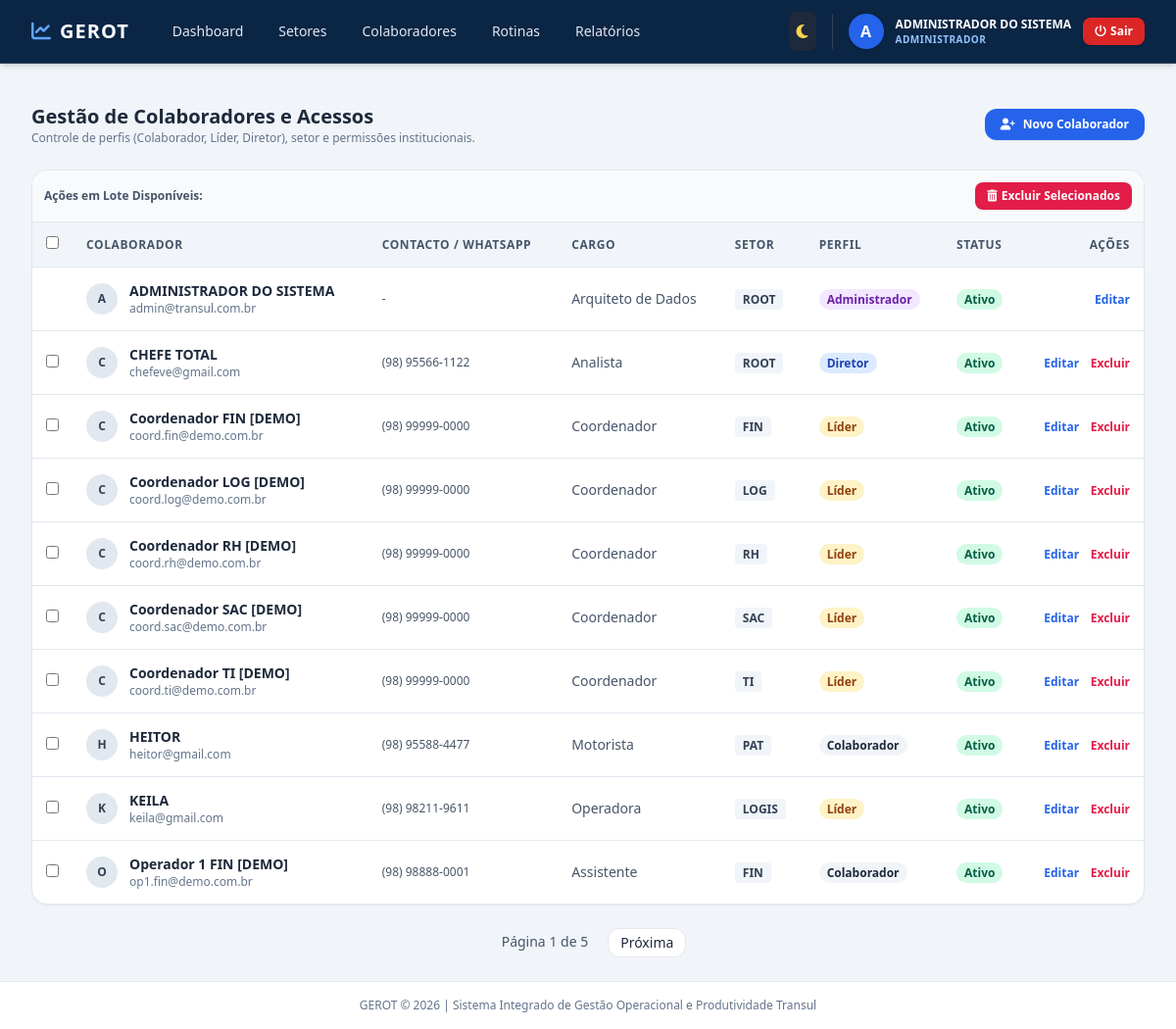
/admin/usuarios (signed in), run on an earlier commit of the app's database.
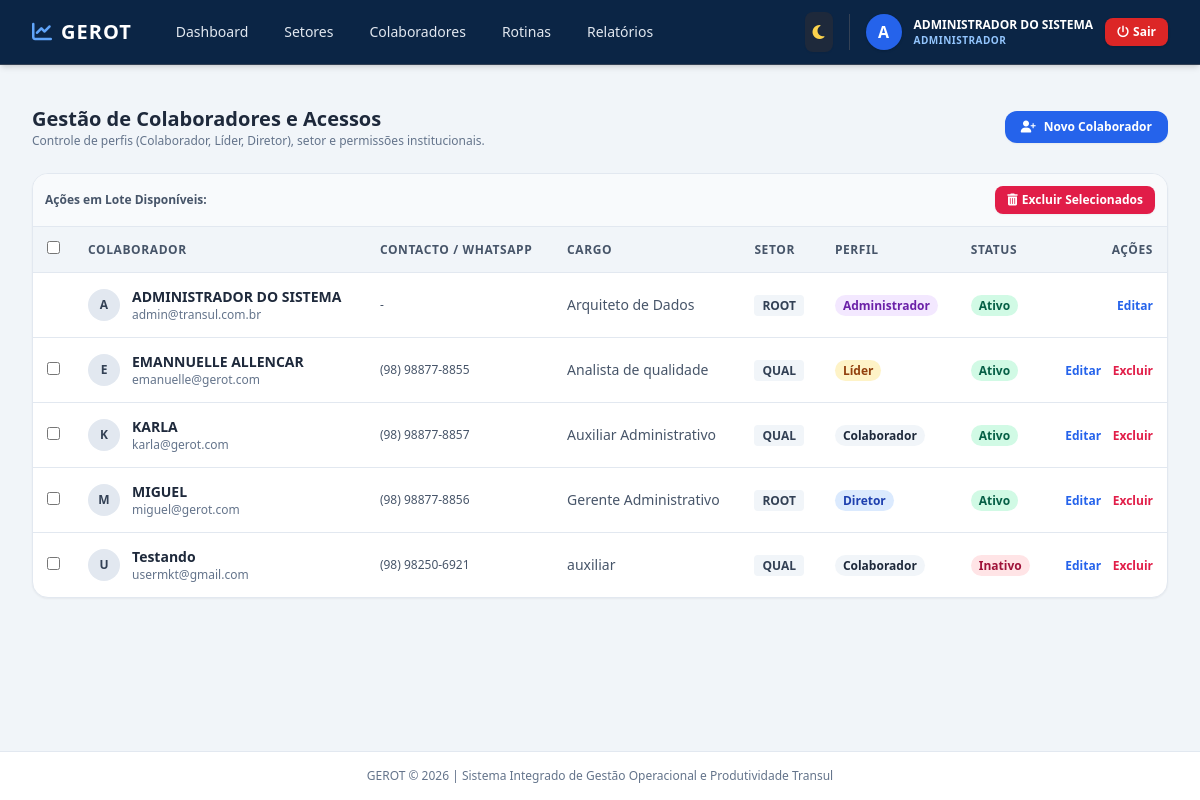
And on a later commit of the database.
### app/models/usuario.py (models this page shows, shortened)
class Usuario(UserMixin, db.Model):
    __tablename__ = 'usuarios'
    id = db.Column(db.Integer, primary_key=True)
    username = db.Column(db.String(64), unique=True, nullable=False, index=True)
    email = db.Column(db.String(120), unique=True, nullable=False, index=True)
    password_hash = db.Column(db.String(256))
    role = db.Column(db.String(20), default='colaborador', nullable=False)
    ativo = db.Column(db.Boolean, default=False)
    nome_completo = db.Column(db.String(150), nullable=False)
    cpf = db.Column(db.String(14), unique=True, nullable=False)
    rg_numero = db.Column(db.String(20))
    rg_orgao_emissor = db.Column(db.String(20))
    rg_uf = db.Column(db.String(2))
    data_nascimento = db.Column(db.Date)
    sexo = db.Column(db.String(20))
    estado_civil = db.Column(db.String(20))
    telefone_principal = db.Column(db.String(30))
    logradouro = db.Column(db.String(150))
    numero_endereco = db.Column(db.String(20))
    bairro = db.Column(db.String(100))
    cidade = db.Column(db.String(100))
    uf_endereco = db.Column(db.String(2))
    cep = db.Column(db.String(10))
    matricula = db.Column(db.String(50), unique=True, nullable=True)
    cargo = db.Column(db.String(100))
    funcao = db.Column(db.String(100))
    setor_id = db.Column(db.Integer, db.ForeignKey('setores.id'), nullable=False)
    setores_secundarios = db.relationship(
        'Setor',
        secondary=usuario_setores_secundarios,
        backref=db.backref('coordenadores_secundarios', lazy='dynamic')
    )
    tipo_vinculo = db.Column(db.String(50))
    data_admissao = db.Column(db.Date)
    data_cadastro = db.Column(db.DateTime, default=datetime.utcnow)
    ultimo_login = db.Column(db.DateTime)
    status_cadastro = db.Column(db.String(20), default='incompleto')
    cadastrado_por_id = db.Column(db.Integer, db.ForeignKey('usuarios.id'), nullable=True)
    cadastrador = db.relationship('Usuario', remote_side=[id], backref='usuarios_cadastrados')
    lancamentos = db.relationship('Lancamento', backref='autor', lazy='dynamic', foreign_keys='Lancamento.usuario_id')
    correcoes_aprovadas = db.relationship('Lancamento', backref='aprovador', lazy='dynamic', foreign_keys='Lancamento.correcao_aprovada_por')
    @property
    def role_label(self):
        mapa = {
            'admin': 'Administrador',
            'diretor': 'Diretor',
            'gestor': 'Diretor',
            'lider': 'Líder',
            'coordenador': 'Líder',
            'colaborador': 'Colaborador',
            'operador': 'Colaborador'
        }
        return mapa.get(self.role.lower(), self.role.title())
    @property
    def is_admin(self):
        return self.role == 'admin'

### app/models/setor.py (models this page shows, shortened)
class Setor(db.Model):
    __tablename__ = 'setores'
    id = db.Column(db.Integer, primary_key=True)
    nome = db.Column(db.String(100), unique=True, nullable=False, index=True)
    sigla = db.Column(db.String(20), unique=True, nullable=False)
    codigo_interno = db.Column(db.String(50), unique=True, nullable=False)
    data_criacao_sistema = db.Column(db.DateTime, default=datetime.utcnow)
    ativo = db.Column(db.Boolean, default=True)
    hierarquia_pai_id = db.Column(db.Integer, db.ForeignKey('setores.id'), nullable=True)
    responsavel_id = db.Column(db.Integer, db.ForeignKey('usuarios.id', use_alter=True, name='fk_setor_responsavel'), nullable=True)
    substituto_id = db.Column(db.Integer, db.ForeignKey('usuarios.id', use_alter=True, name='fk_setor_substituto'), nullable=True)
    tipo_setor = db.Column(db.String(30))
    natureza_atuacao = db.Column(db.String(30))
    missao_setor = db.Column(db.Text, nullable=True)
    descricao_atividades = db.Column(db.Text, nullable=True)
    nivel_complexidade = db.Column(db.String(20), default='Média')
    nivel_repetitividade = db.Column(db.String(20), default='Média')
    limite_max_colaboradores = db.Column(db.Integer, default=0)
    cargos_permitidos = db.Column(db.Text)
    turno_operacao = db.Column(db.String(50))
    escala_trabalho = db.Column(db.String(50))
    sub_setores = db.relationship(
        'Setor',
        backref=db.backref('pai', remote_side=[id]),
        lazy='dynamic'
    )
    usuarios = db.relationship(
        'Usuario',
        backref='setor_pertencente',
        lazy='dynamic',
        foreign_keys='Usuario.setor_id',
        cascade='all, delete-orphan'
    )
    atividades = db.relationship('AtividadePadrao', backref='setor_dono', lazy='dynamic', cascade='all, delete-orphan')
    lancamentos = db.relationship('Lancamento', backref='setor_snapshot', lazy='dynamic', cascade='all, delete-orphan')

### app/views/admin.py (the view)
@admin_bp.route('/usuarios')
def listar_usuarios():
    page = request.args.get('page', 1, type=int)
    usuarios_pagination = Usuario.query.order_by(Usuario.nome_completo.asc()).paginate(page=page, per_page=10, error_out=False)
    setores = Setor.query.all()
    return render_template('admin/usuarios.html',
                           usuarios=usuarios_pagination.items,
                           pagination=usuarios_pagination,
                           setores=setores,
                           CalculoBI=CalculoBI)

### app/__init__.py (called while the page is built)
@login_manager.user_loader
def load_user(user_id):
    from app.models.usuario import Usuario
    return Usuario.query.get(int(user_id))

### app/views/admin.py (called while the page is built)
def admin_required(f):
    from functools import wraps
    @wraps(f)
    def decorated_function(*args, **kwargs):
        if not current_user.is_authenticated or not (current_user.is_admin or current_user.is_gestor):
            flash('Acesso negado. Área restrita à Direção e Administração Geral.', 'danger')
            return redirect(url_for('auth.login'))
        return f(*args, **kwargs)
    return decorated_function

@admin_bp.before_request
@login_required
@admin_required
def before_request():
    pass

### app/templates/admin/usuarios.html (shortened to what the changed rows need)
{% extends "base.html" %}
{% block content %}
<div class="space-y-6">
    <div class="flex flex-col sm:flex-row justify-between items-start sm:items-center gap-4">
        <div>
            <h2 class="text-xl font-bold text-slate-800 dark:text-slate-100">Gestão de Colaboradores e Acessos</h2>
        </div>
    </div>
    <form id="formLoteUsuarios" method="POST" action="{{ url_for('admin.excluir_massa_usuarios') }}">
        <div class="bg-white dark:bg-slate-800 rounded-2xl shadow-sm border border-slate-200 dark:border-slate-700 overflow-hidden">
            <div class="overflow-x-auto">
                <table class="w-full text-left border-collapse text-sm">
                    <thead>
                        <tr class="bg-slate-100 dark:bg-slate-900 text-slate-600 dark:text-slate-400 uppercase text-xs tracking-wider border-b border-slate-200 dark:border-slate-700">
                            {% if current_user.is_admin or current_user.is_gestor %}
                            <th class="p-3.5 text-center w-10">
                                <input type="checkbox" id="selectAllUsers" onclick="toggleAllUsers(this)" class="rounded text-blue-600 focus:ring-blue-500">
                            </th>
                            {% endif %}
                            <th class="p-3.5">Colaborador</th>
                            <th class="p-3.5">Contacto / WhatsApp</th>
                            <th class="p-3.5">Cargo</th>
                            <th class="p-3.5">Setor</th>
                            <th class="p-3.5">Perfil</th>
                            <th class="p-3.5">Status</th>
                            <th class="p-3.5 text-right">Ações</th>
                        </tr>
                    </thead>
                    <tbody class="divide-y divide-slate-200 dark:divide-slate-700">
                        {% if usuarios %}
                        {% for u in usuarios %}
                        <tr class="hover:bg-slate-50 dark:hover:bg-slate-900/40 transition">
                            {% if current_user.is_admin or current_user.is_gestor %}
                            <td class="p-3.5 text-center">
                                {% if u.id != current_user.id %}
                                <input type="checkbox" name="usuario_ids" value="{{ u.id }}" class="user-checkbox rounded text-blue-600 focus:ring-blue-500">
                                {% endif %}
                            </td>
                            {% endif %}
                            <td class="p-3.5 flex items-center space-x-3">
                                <div class="w-8 h-8 rounded-full bg-slate-200 dark:bg-slate-700 text-slate-700 dark:text-slate-200 flex items-center justify-center font-bold text-xs">
                                    {{ u.username[0]|upper }}
                                </div>
                                <div>
                                    <span class="block font-semibold text-slate-800 dark:text-slate-100">{{ u.nome_completo }}</span>
                                    <span class="block text-xs text-slate-500">{{ u.email }}</span>
                                </div>
                            </td>
                            <td class="p-3.5 text-slate-600 dark:text-slate-300 text-xs">{{ u.telefone_principal or '-' }}</td>
                            <td class="p-3.5 text-slate-600 dark:text-slate-300">{{ u.cargo or '-' }}</td>
                            <td class="p-3.5">
                                <span class="px-2 py-0.5 bg-slate-100 dark:bg-slate-700 text-slate-700 dark:text-slate-300 rounded text-xs font-semibold">
                                    {{ u.setor_pertencente.sigla if u.setor_pertencente else 'N/A' }}
                                </span>
                            </td>
                            <td class="p-3.5">
                                {% if u.role in ['admin', 'administrador'] %}
                                    <span class="px-2 py-0.5 rounded-full text-xs font-bold bg-purple-100 text-purple-800 dark:bg-purple-900/40 dark:text-purple-300">Administrador</span>
                                {% elif u.role in ['diretor', 'gestor'] %}
                                    <span class="px-2 py-0.5 rounded-full text-xs font-bold bg-blue-100 text-blue-800 dark:bg-blue-900/40 dark:text-blue-300">Diretor</span>
                                {% elif u.role in ['lider', 'coordenador'] %}
                                    <span class="px-2 py-0.5 rounded-full text-xs font-bold bg-amber-100 text-amber-800 dark:bg-amber-900/40 dark:text-amber-300">Líder</span>
                                {% else %}
                                    <span class="px-2 py-0.5 rounded-full text-xs font-bold bg-slate-100 text-slate-800 dark:bg-slate-700 dark:text-slate-200">Colaborador</span>
                                {% endif %}
                            </td>
                            <td class="p-3.5">
                                {% if u.ativo %}
                                <span class="px-2 py-0.5 bg-emerald-100 text-emerald-800 dark:bg-emerald-900/40 dark:text-emerald-300 rounded-full text-xs font-semibold">Ativo</span>
                                {% else %}
                                <span class="px-2 py-0.5 bg-rose-100 text-rose-800 dark:bg-rose-900/40 dark:text-rose-300 rounded-full text-xs font-semibold">Inativo</span>
                                {% endif %}
                            </td>
                            <td class="p-3.5 text-right space-x-2">
                                <a href="{{ url_for('admin.editar_usuario', id=u.id) }}" class="text-blue-600 hover:text-blue-800 dark:text-blue-400 font-semibold text-xs">Editar</a>
                                {% if u.id != current_user.id %}
                                <button type="submit" form="singleDelete_{{ u.id }}" class="text-rose-600 hover:text-rose-800 text-xs font-semibold">Excluir</button>
                                {% endif %}
                            </td>
                        </tr>
                        {% endfor %}
                        {% else %}
                        <tr>
                            <td colspan="8" class="p-6 text-center text-slate-500">Nenhum colaborador registado no momento.</td>
                        </tr>
                        {% endif %}
                    </tbody>
                </table>
            </div>
        </div>
    </form>
    {% if pagination and pagination.pages > 1 %}
    <div class="flex justify-center space-x-2">
        <span class="px-3 py-1 text-sm text-slate-600 dark:text-slate-400">Página {{ pagination.page }} de {{ pagination.pages }}</span>
        {% if pagination.has_next %}
        <a href="{{ url_for('admin.listar_usuarios', page=pagination.next_num) }}" class="px-3 py-1 bg-white dark:bg-slate-800 border rounded-xl text-sm">Próxima</a>
        {% endif %}
    </div>
    {% endif %}
</div>
{% endblock %}

### app/templates/base.html (shortened to what the changed rows need)
<!DOCTYPE html>
<html lang="pt-BR" class="h-full">
<head>
    <script src="https://cdn.tailwindcss.com"></script>
    <link rel="stylesheet" href="https://cdnjs.cloudflare.com/ajax/libs/font-awesome/6.4.0/css/all.min.css">
</head>
<body class="h-full bg-slate-100 dark:bg-slate-900 text-slate-800 dark:text-slate-100 flex flex-col transition-colors duration-200">
    <nav class="bg-primary shadow-md border-b border-slate-700">
        <div class="max-w-7xl mx-auto px-4 sm:px-6 lg:px-8">
            <div class="flex justify-between h-16">
                <div class="flex items-center space-x-4">
                    {% if current_user.is_authenticated %}
                    <div class="flex items-center space-x-3 border-l border-slate-700 pl-4">
                        <div class="w-9 h-9 rounded-full bg-blue-600 text-white flex items-center justify-center font-bold shadow">
                            {{ current_user.nome_completo[0]|upper }}
                        </div>
                        <div class="hidden lg:block text-left">
                            <span class="block text-xs font-semibold text-white">{{ current_user.nome_completo }}</span>
                            <span class="block text-[10px] uppercase tracking-wider text-blue-300 font-bold">
                                {{ current_user.role_label }}
                            </span>
                        </div>
                        <a href="{{ url_for('auth.logout') }}" class="bg-red-600 hover:bg-red-700 text-white px-3 py-1.5 rounded-lg text-xs font-semibold shadow transition flex items-center space-x-1">
                            <i class="fa-solid fa-power-off"></i>
                            <span class="hidden sm:inline">Sair</span>
                        </a>
                    </div>
                    {% else %}
                    <a href="{{ url_for('auth.login') }}" class="bg-blue-600 hover:bg-blue-700 text-white px-4 py-2 rounded-lg text-sm font-semibold shadow transition">Entrar</a>
                    {% endif %}
                </div>
            </div>
        </div>
    </nav>
    <main class="flex-1 max-w-7xl w-full mx-auto px-4 sm:px-6 lg:px-8 py-6">
        {% block content %}{% endblock %}
    </main>
</body>
</html>

What changed in the data, as far as the page shows it:
removed Usuario: username "C", nome_completo "CHEFE TOTAL", email "chefeve@gmail.com", telefone_principal "(98) 95566-1122", cargo "Analista", setor_pertencente "ROOT", role "Diretor", ativo "Ativo"
removed Usuario: username "C", nome_completo "Coordenador FIN [DEMO]", email "coord.fin@demo.com.br", telefone_principal "(98) 99999-0000", cargo "Coordenador", setor_pertencente "FIN", role "Líder", ativo "Ativo"
removed Usuario: username "C", nome_completo "Coordenador LOG [DEMO]", email "coord.log@demo.com.br", telefone_principal "(98) 99999-0000", cargo "Coordenador", setor_pertencente "LOG", role "Líder", ativo "Ativo"
removed Usuario: username "C", nome_completo "Coordenador RH [DEMO]", email "coord.rh@demo.com.br", telefone_principal "(98) 99999-0000", cargo "Coordenador", setor_pertencente "RH", role "Líder", ativo "Ativo"
removed Usuario: username "C", nome_completo "Coordenador SAC [DEMO]", email "coord.sac@demo.com.br", telefone_principal "(98) 99999-0000", cargo "Coordenador", setor_pertencente "SAC", role "Líder", ativo "Ativo"
removed Usuario: username "C", nome_completo "Coordenador TI [DEMO]", email "coord.ti@demo.com.br", telefone_principal "(98) 99999-0000", cargo "Coordenador", setor_pertencente "TI", role "Líder", ativo "Ativo"
removed Usuario: username "H", nome_completo "HEITOR", email "heitor@gmail.com", telefone_principal "(98) 95588-4477", cargo "Motorista", setor_pertencente "PAT", role "Colaborador", ativo "Ativo"
removed Usuario: username "K", nome_completo "KEILA", email "keila@gmail.com", telefone_principal "(98) 98211-9611", cargo "Operadora", setor_pertencente "LOGIS", role "Líder", ativo "Ativo"
removed Usuario: username "O", nome_completo "Operador 1 FIN [DEMO]", email "op1.fin@demo.com.br", telefone_principal "(98) 98888-0001", cargo "Assistente", setor_pertencente "FIN", role "Colaborador", ativo "Ativo"
added Usuario: username "E", nome_completo "EMANNUELLE ALLENCAR", email "emanuelle@gerot.com", telefone_principal "(98) 98877-8855", cargo "Analista de qualidade", setor_pertencente "QUAL", role "Líder", ativo "Ativo"
added Usuario: username "K", nome_completo "KARLA", email "karla@gerot.com", telefone_principal "(98) 98877-8857", cargo "Auxiliar Administrativo", setor_pertencente "QUAL", role "Colaborador", ativo "Ativo"
added Usuario: username "M", nome_completo "MIGUEL", email "miguel@gerot.com", telefone_principal "(98) 98877-8856", cargo "Gerente Administrativo", setor_pertencente "ROOT", role "Diretor", ativo "Ativo"
added Usuario: username "U", nome_completo "Testando", email "usermkt@gmail.com", telefone_principal "(98) 98250-6921", cargo "auxiliar", setor_pertencente "QUAL", role "Colaborador", ativo "Inativo"
Also different on the page:
{{ pagination.page }}: "1" → (not shown)
{{ pagination.pages }}: "5" → (not shown)
text no longer shown: "Página de Próxima"
